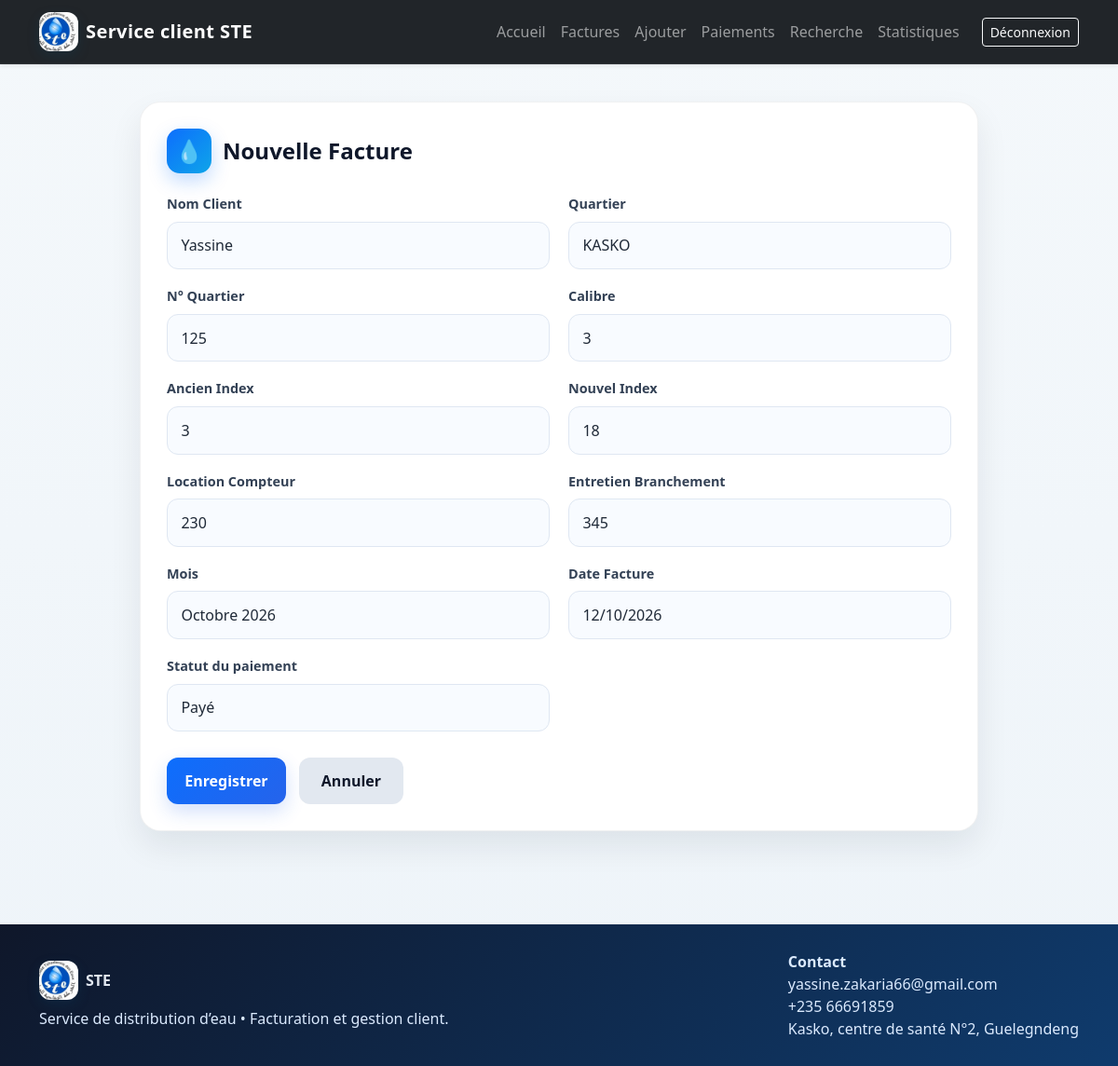
/modifier/11/ (signed in), run on the app's committed database.
### factures/models.py (models this page shows, shortened)
class Facture(models.Model):
    QUARTIER_CHOICES = [
        ("", ""),
        ("KASKO", "KASKO"),
        ("GALANG", "GALANG"),
        ("AZIGARANG", "AZIGARANG"),
        ("CENTRE", "CENTRE"),
        ("YADAWA", "YADAWA"),
        ("MBAKTAR", "MBAKTAR"),
    ]
    STATUT_PAIEMENT_CHOICES = [
        ("en_attente", "En attente"),
        ("paye", "Payé"),
        ("partiel", "Partiel"),
        ("impaye", "Impayé"),
    ]
    numero_facture = models.CharField(max_length=20, unique=True, blank=True, editable=False, verbose_name="N° Facture")
    matricule_client = models.CharField(max_length=30, blank=True, editable=False, verbose_name="Matricule Client")
    nom_client = models.CharField(max_length=100, verbose_name="Nom Client")
    quartier = models.CharField(max_length=100, choices=QUARTIER_CHOICES, default="KASKO", verbose_name="Quartier")
    numero_quartier = models.CharField(max_length=20, default="125")
    calibre = models.IntegerField(default=3)
    ancien_index = models.IntegerField()
    nouvel_index = models.IntegerField()
    conso = models.IntegerField(editable=False, default=0)
    mt_ht = models.IntegerField(editable=False, default=0, verbose_name="Montant Consommation")
    location_compteur = models.IntegerField(default=230)
    entretien_branchement = models.IntegerField(default=345)
    mois = models.CharField(max_length=30, default="SEPTEMBRE 2026")
    date_facture = models.DateField(default=datetime.date.today)
    net_a_payer = models.IntegerField(editable=False, default=0)
    statut_paiement = models.CharField(
        max_length=20,
        choices=STATUT_PAIEMENT_CHOICES,
        default="en_attente",
        verbose_name="Statut du paiement",
    )

### factures/views.py (the view)
# urls.py: path('modifier/<int:pk>/', views.FactureUpdate.as_view(), name='modifier'),
class FactureUpdate(UpdateView):
    model = Facture
    form_class = FactureForm
    template_name = 'factures/form.html'
    success_url = reverse_lazy('liste_factures')
    @method_decorator(login_required(login_url='login'))
    @method_decorator(user_passes_test(is_admin_or_agent, login_url='login'))
    def dispatch(self, request, *args, **kwargs):
        return super().dispatch(request, *args, **kwargs)

### factures/forms.py
class FactureForm(forms.ModelForm):
    class Meta:
        model = Facture
        fields = '__all__'
        labels = {
            'numero_facture': 'N° Facture',
            'matricule_client': 'Matricule Client',
            'nom_client': 'Nom Client',
            'quartier': 'Quartier',
            'numero_quartier': 'N° Quartier',
            'calibre': 'Calibre',
            'ancien_index': 'Ancien Index',
            'nouvel_index': 'Nouvel Index',
            'location_compteur': 'Location Compteur',
            'entretien_branchement': 'Entretien Branchement',
            'mois': 'Mois',
            'date_facture': 'Date Facture',
            'statut_paiement': 'Statut du paiement',
        }
        widgets = {
            'statut_paiement': forms.Select(attrs={'class': 'form-control'}),
        }

### factures/views.py (called while the page is built)
def is_admin_or_agent(user):
    return user.is_authenticated and (user.is_staff or is_agent(user))

### factures/templates/factures/form.html (shortened to what this page needs)
{% extends 'base.html' %}
{% block content %}
<div class="container page-shell">
    <div class="form-card">
        <div class="page-header">
            <div class="title-wrap">
                <div class="title-icon">💧</div>
                <h2>Nouvelle Facture</h2>
            </div>
        </div>
        <form method="post" novalidate>
            <div class="form-grid">
                {% for field in form %}
                    <div class="field-wrap">
                        <label class="form-label" for="{{ field.id_for_label }}">{{ field.label }}</label>
                        {{ field }}
                    </div>
                {% endfor %}
            </div>
            <div class="form-actions">
                <button type="submit" class="btn btn-primary">Enregistrer</button>
                <a href="{% url 'liste_factures' %}" class="btn btn-secondary">Annuler</a>
            </div>
        </form>
    </div>
</div>
{% endblock %}

### factures/static/factures/css/styles.css (style rules this page uses)
body { background: linear-gradient(180deg, #f4f8fb 0%, #eef4f9 100%); color: #1f2937; font-family: 'Segoe UI', Tahoma, Geneva, Verdana, sans-serif; -webkit-font-smoothing: antialiased; text-rendering: optimizeLegibility; }
button, a, input, select, textarea { -webkit-tap-highlight-color: transparent; touch-action: manipulation; }
.page-shell { padding: 40px 0 60px; }
.btn-primary { background: linear-gradient(135deg, #0d6efd, #2563eb); border: none; border-radius: 12px; padding: 0.75rem 1.2rem; font-weight: 600; box-shadow: 0 8px 20px rgba(37, 99, 235, 0.2); }
.btn-secondary { background: #e2e8f0; color: #0f172a; border: none; border-radius: 12px; padding: 0.8rem 1.5rem; font-weight: 600; }
.page-header { display: flex; justify-content: space-between; align-items: center; gap: 16px; margin-bottom: 22px; flex-wrap: wrap; }
.title-wrap { display: flex; align-items: center; gap: 12px; }
.title-icon { width: 48px; height: 48px; display: flex; align-items: center; justify-content: center; background: linear-gradient(135deg, #0d6efd, #0ea5e9); border-radius: 14px; color: white; font-size: 1.5rem; box-shadow: 0 8px 20px rgba(13, 110, 253, 0.25); }
.page-header h2 { margin: 0; font-size: clamp(1.5rem, 2vw, 2.2rem); font-weight: 700; color: #0f172a; }
.form-card { background: #ffffff; border: 1px solid rgba(15, 23, 42, 0.06); border-radius: 22px; box-shadow: 0 16px 35px rgba(15, 23, 42, 0.08); padding: 28px; max-width: 900px; margin: 0 auto; }
.form-grid { display: grid; grid-template-columns: repeat(2, minmax(0, 1fr)); gap: 18px 20px; }
.field-wrap { display: flex; flex-direction: column; }
.form-label { font-size: 0.9rem; font-weight: 600; color: #334155; margin-bottom: 8px; }
.form-control, select, textarea { width: 100%; border: 1px solid #dfe7f2; background: #f8fbff; border-radius: 12px; padding: 0.8rem 0.9rem; color: #1f2937; transition: all 0.2s ease; box-shadow: none; }
.form-actions { display: flex; gap: 14px; margin-top: 28px; flex-wrap: wrap; }

### data on the page
Facture: form "Yassine" "KASKO" "125" "3" "3" "18" "230" "345" "Octobre 2026" "12/10/2026" "Payé"

### other printed values
{{ field.label }} "Nom Client" "Quartier" "N° Quartier" "Calibre" "Ancien Index" "Nouvel Index" "Location Compteur" "Entretien Branchement" "Mois" "Date Facture" "Statut du paiement"
